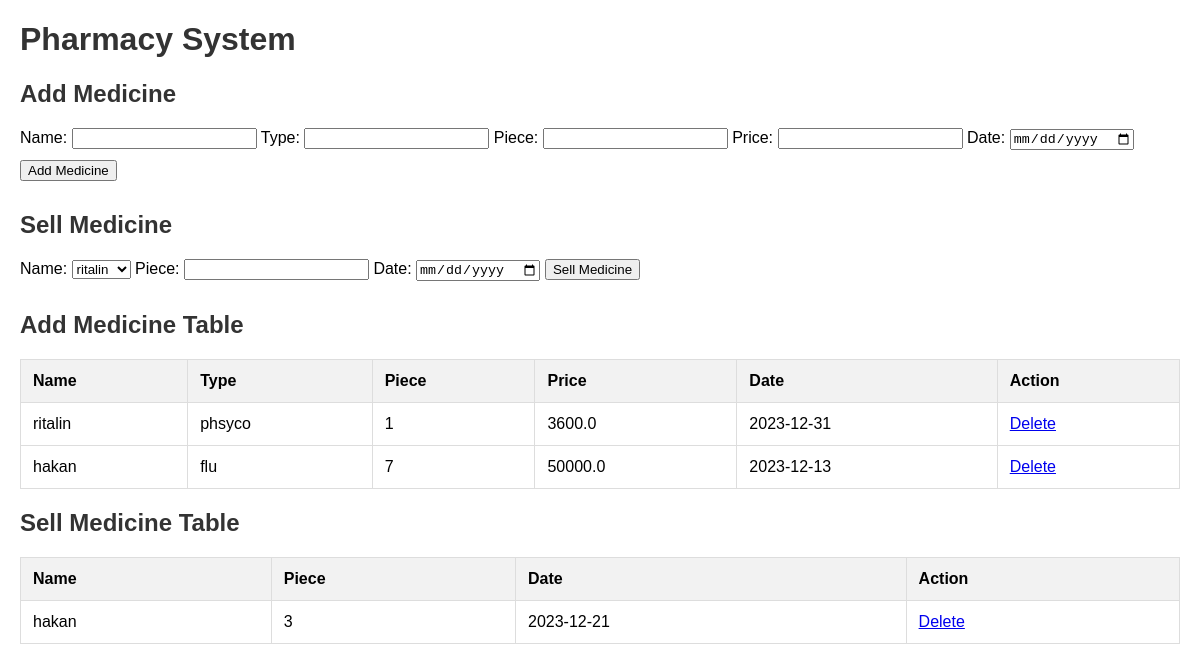
Before: / with the older database file.
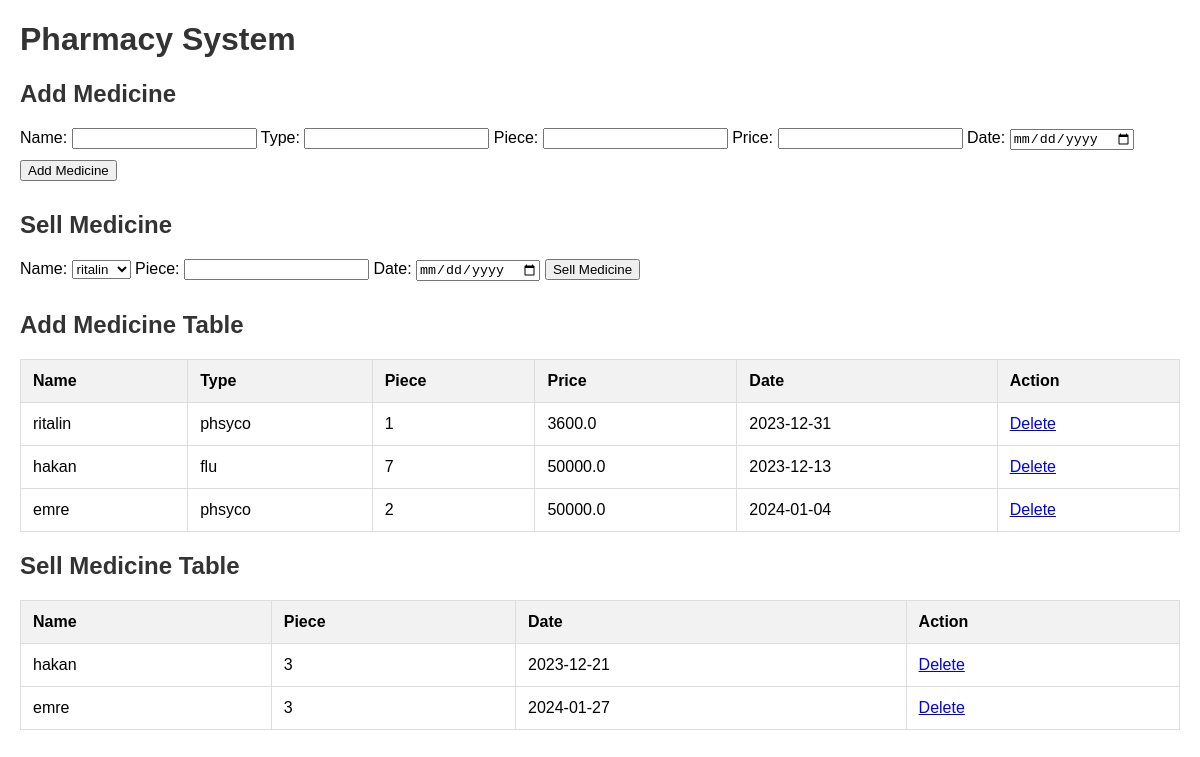
After: the same page with the newer database file.
### app.py (models this page shows)
class AddMedicine(db.Model):
    id = db.Column(db.Integer, primary_key=True)
    name = db.Column(db.String(100), nullable=False)
    type = db.Column(db.String(100), nullable=False)
    piece = db.Column(db.Integer, nullable=False)
    price = db.Column(db.Float, nullable=False)
    date = db.Column(db.DateTime, default=datetime.utcnow)

class SellMedicine(db.Model):
    id = db.Column(db.Integer, primary_key=True)
    name = db.Column(db.String(100), nullable=False)
    piece = db.Column(db.Integer, nullable=False)
    date = db.Column(db.DateTime, default=datetime.utcnow)

### app.py (the view)
@app.route('/')
def index():
    add_medicines = AddMedicine.query.all()
    sell_medicines = SellMedicine.query.all()
    return render_template('index.html', add_medicines=add_medicines, sell_medicines=sell_medicines)

### templates/index.html (shortened to what this page needs)
<!DOCTYPE html>
<html lang="en">
<head>
    <link rel="stylesheet" href="{{ url_for('static', filename='style.css') }}">
</head>
<body>
    <h1>Pharmacy System</h1>
    <div>
        <h2>Add Medicine</h2>
        <form action="{{ url_for('add_medicine_form') }}" method="post">
            <label for="name">Name:</label>
            <input type="text" name="name" required>
            <label for="type">Type:</label>
            <input type="text" name="type" required>
            <label for="piece">Piece:</label>
            <input type="number" name="piece" required>
            <label for="price">Price:</label>
            <input type="number" name="price" step="0.01" required>
            <label for="date">Date:</label>
            <input type="date" name="date" required>
            <button type="submit">Add Medicine</button>
        </form>
    </div>
    <div>
        <h2>Sell Medicine</h2>
        <form action="{{ url_for('sell_medicine_form') }}" method="post">
            <label for="name">Name:</label>
            <select name="name" required>
                {% for medicine in add_medicines %}
                    <option value="{{ medicine.name }}">{{ medicine.name }}</option>
                {% endfor %}
            </select>
            <label for="piece">Piece:</label>
            <input type="number" name="piece" required>
            <label for="date">Date:</label>
            <input type="date" name="date" required>
            <button type="submit">Sell Medicine</button>
        </form>
    </div>
    <h2>Add Medicine Table</h2>
    <table>
        <thead>
            <tr>
                <th>Name</th>
                <th>Type</th>
                <th>Piece</th>
                <th>Price</th>
                <th>Date</th>
                <th>Action</th>
            </tr>
        </thead>
        <tbody>
            {% for medicine in add_medicines %}
            <tr>
                <td>{{ medicine.name }}</td>
                <td>{{ medicine.type }}</td>
                <td>{{ medicine.piece }}</td>
                <td>{{ medicine.price }}</td>
                <td>{{ medicine.date.strftime('%Y-%m-%d') }}</td>
                <td><a href="{{ url_for('delete_add_medicine', table='add', id=medicine.id) }}">Delete</a></td>
            </tr>
            {% endfor %}
        </tbody>
    </table>
    <h2>Sell Medicine Table</h2>
    <table>
        <thead>
            <tr>
                <th>Name</th>
                <th>Piece</th>
                <th>Date</th>
                <th>Action</th>
            </tr>
        </thead>
        <tbody>
            {% for medicine in sell_medicines %}
            <tr>
                <td>{{ medicine.name }}</td>
                <td>{{ medicine.piece }}</td>
                <td>{{ medicine.date.strftime('%Y-%m-%d') }}</td>
                <td><a href="{{ url_for('delete_sell_medicine', table='sell', id=medicine.id) }}">Delete</a></td>
            </tr>
            {% endfor %}
        </tbody>
    </table>
</body>
</html>

### static/style.css (style rules this page uses)
body { font-family: Arial, sans-serif; margin: 20px; }
h1, h2 { color: #333; }
form { margin-bottom: 20px; }
input, select, button { margin-bottom: 10px; }
table { width: 100%; border-collapse: collapse; margin-bottom: 20px; }
table, th, td { border: 1px solid #ddd; }
th, td { padding: 12px; text-align: left; }
th { cursor: pointer; background-color: #f2f2f2; }

Changed rows visible on the page:
added AddMedicine: name "emre", type "phsyco", piece "2", price "50000.0", date "2024-01-04"
added SellMedicine: name "emre", piece "3", date "2024-01-27"
